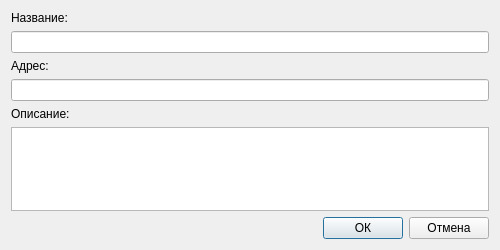
<?xml version="1.0" encoding="UTF-8"?>
<ui version="4.0">
 <class>ObjectDialog</class>
 <widget class="QDialog" name="ObjectDialog">
  <property name="geometry">
   <rect>
    <x>0</x>
    <y>0</y>
    <width>500</width>
    <height>250</height>
   </rect>
  </property>
  <property name="windowTitle">
   <string>Объект</string>
  </property>
  <layout class="QVBoxLayout" name="verticalLayout">
   <item>
    <widget class="QLabel" name="nameLabel">
     <property name="text">
      <string>Название:</string>
     </property>
    </widget>
   </item>
   <item>
    <widget class="QLineEdit" name="nameEdit">
    </widget>
   </item>
   <item>
    <widget class="QLabel" name="addressLabel">
     <property name="text">
      <string>Адрес:</string>
     </property>
    </widget>
   </item>
   <item>
    <widget class="QLineEdit" name="addressEdit">
    </widget>
   </item>
   <item>
    <widget class="QLabel" name="descriptionLabel">
     <property name="text">
      <string>Описание:</string>
     </property>
    </widget>
   </item>
   <item>
    <widget class="QTextEdit" name="descriptionEdit">
     <property name="maximumHeight">
      <number>80</number>
     </property>
    </widget>
   </item>
   <item>
    <layout class="QHBoxLayout" name="horizontalLayout">
     <item>
      <spacer name="horizontalSpacer">
       <property name="orientation">
        <enum>Qt::Horizontal</enum>
       </property>
       <property name="sizeHint" stdset="0">
        <size>
         <width>40</width>
         <height>20</height>
        </size>
       </property>
      </spacer>
     </item>
     <item>
      <widget class="QPushButton" name="okButton">
       <property name="text">
        <string>ОК</string>
       </property>
      </widget>
     </item>
     <item>
      <widget class="QPushButton" name="cancelButton">
       <property name="text">
        <string>Отмена</string>
       </property>
      </widget>
     </item>
    </layout>
   </item>
  </layout>
 </widget>
 <resources/>
 <connections/>
</ui>
